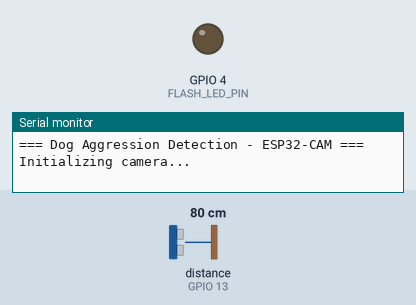
Recording of a sketch running on a simulated ESP32. Shown: output pins drawn as LEDs (lit = HIGH), the last lines printed to the serial monitor. Wiring (inferred from the names in the program): ultrasonic range finder: trigger GPIO 14; echo GPIO 13. The test bench sets the inputs (shaded band); at power-on: distance to the obstacle (sensor on GPIO 13) 80 cm. The echo pulse lasts 58.3 µs per cm; WiFi joins after 1.5 s; servers stay silent unless stated; the camera gives no picture; pins used as bus, display or sensor lines are not drawn.

Above: at 0.1 s.
At 1.9 s:
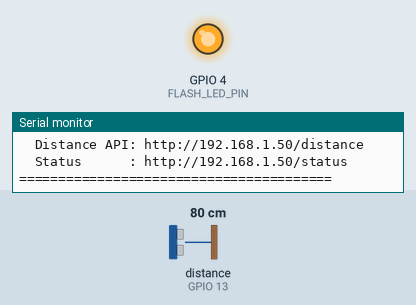
Timing chart, 0 to 3.8 s (numbered marks = the images above):
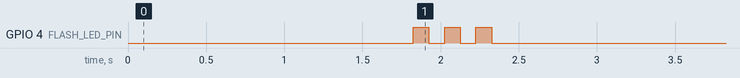

The sketch:

esp32_cam_ultrasonic.ino
```cpp
/*
 * ESP32-CAM + HC-SR04 Ultrasonic Sensor
 * Dog Aggression Detection - Hardware Module
 *
 * Streams MJPEG video over WiFi and serves ultrasonic
 * distance readings via HTTP API.
 *
 * Endpoints:
 *   http://<IP>:81/stream    - MJPEG video stream
 *   http://<IP>/distance     - JSON: {"distance_cm": 42.5}
 *   http://<IP>/status       - JSON: device status
 *
 * Board: AI Thinker ESP32-CAM
 * Upload Speed: 115200
 */

#include "esp_camera.h"
#include <WiFi.h>
#include <WebServer.h>

// ==================== CHANGE THESE ====================
const char* ssid     = "dog";     // <-- your WiFi name
const char* password = "12345678";  // <-- your WiFi password
// ======================================================

// HC-SR04 Pins
#define TRIG_PIN 14
#define ECHO_PIN 13

// AI Thinker ESP32-CAM pin definitions
#define PWDN_GPIO_NUM     32
#define RESET_GPIO_NUM    -1
#define XCLK_GPIO_NUM      0
#define SIOD_GPIO_NUM     26
#define SIOC_GPIO_NUM     27
#define Y9_GPIO_NUM       35
#define Y8_GPIO_NUM       34
#define Y7_GPIO_NUM       39
#define Y6_GPIO_NUM       36
#define Y5_GPIO_NUM       21
#define Y4_GPIO_NUM       19
#define Y3_GPIO_NUM       18
#define Y2_GPIO_NUM        5
#define VSYNC_GPIO_NUM    25
#define HREF_GPIO_NUM     23
#define PCLK_GPIO_NUM     22

// LED Flash
#define FLASH_LED_PIN      4

WebServer server(80);
WiFiServer streamServer(81);

// Global distance reading
volatile float lastDistance = -1;
unsigned long lastDistanceTime = 0;

// ==================== ULTRASONIC ====================

float readDistance() {
    digitalWrite(TRIG_PIN, LOW);
    delayMicroseconds(2);
    digitalWrite(TRIG_PIN, HIGH);
    delayMicroseconds(10);
    digitalWrite(TRIG_PIN, LOW);

    long duration = pulseIn(ECHO_PIN, HIGH, 30000); // 30ms timeout
    if (duration == 0) {
        return -1; // no echo (nothing in range)
    }

    float distance = duration * 0.0343 / 2.0; // cm
    if (distance > 400) {
        return -1; // out of range
    }
    return distance;
}

// ==================== CAMERA INIT ====================

bool initCamera() {
    camera_config_t config;
    config.ledc_channel = LEDC_CHANNEL_0;
    config.ledc_timer   = LEDC_TIMER_0;
    config.pin_d0       = Y2_GPIO_NUM;
    config.pin_d1       = Y3_GPIO_NUM;
    config.pin_d2       = Y4_GPIO_NUM;
    config.pin_d3       = Y5_GPIO_NUM;
    config.pin_d4       = Y6_GPIO_NUM;
    config.pin_d5       = Y7_GPIO_NUM;
    config.pin_d6       = Y8_GPIO_NUM;
    config.pin_d7       = Y9_GPIO_NUM;
    config.pin_xclk     = XCLK_GPIO_NUM;
    config.pin_pclk     = PCLK_GPIO_NUM;
    config.pin_vsync    = VSYNC_GPIO_NUM;
    config.pin_href     = HREF_GPIO_NUM;
    config.pin_sccb_sda = SIOD_GPIO_NUM;
    config.pin_sccb_scl = SIOC_GPIO_NUM;
    config.pin_pwdn     = PWDN_GPIO_NUM;
    config.pin_reset    = RESET_GPIO_NUM;
    config.xclk_freq_hz = 20000000;
    config.pixel_format = PIXFORMAT_JPEG;
    config.grab_mode    = CAMERA_GRAB_LATEST;
    config.fb_location  = CAMERA_FB_IN_PSRAM;

    // Use VGA resolution for good balance of quality and speed
    if (psramFound()) {
        config.frame_size   = FRAMESIZE_VGA;  // 640x480
        config.jpeg_quality = 12;
        config.fb_count     = 2;
    } else {
        config.frame_size   = FRAMESIZE_QVGA; // 320x240
        config.jpeg_quality = 15;
        config.fb_count     = 1;
    }

    esp_err_t err = esp_camera_init(&config);
    if (err != ESP_OK) {
        Serial.printf("Camera init failed: 0x%x\n", err);
        return false;
    }

    // Adjust sensor settings for better image
    sensor_t *s = esp_camera_sensor_get();
    s->set_brightness(s, 1);
    s->set_contrast(s, 1);
    s->set_saturation(s, 0);

    return true;
}

// ==================== HTTP HANDLERS ====================

void handleDistance() {
    float dist = readDistance();
    lastDistance = dist;
    lastDistanceTime = millis();

    String json = "{\"distance_cm\":";
    if (dist < 0) {
        json += "null";
    } else {
        json += String(dist, 1);
    }
    json += ",\"timestamp\":" + String(millis()) + "}";

    server.sendHeader("Access-Control-Allow-Origin", "*");
    server.send(200, "application/json", json);
}

void handleStatus() {
    String json = "{";
    json += "\"device\":\"ESP32-CAM\",";
    json += "\"uptime_ms\":" + String(millis()) + ",";
    json += "\"wifi_rssi\":" + String(WiFi.RSSI()) + ",";
    json += "\"ip\":\"" + WiFi.localIP().toString() + "\",";
    json += "\"psram\":" + String(psramFound() ? "true" : "false") + ",";
    json += "\"last_distance\":";
    if (lastDistance < 0) {
        json += "null";
    } else {
        json += String(lastDistance, 1);
    }
    json += "}";

    server.sendHeader("Access-Control-Allow-Origin", "*");
    server.send(200, "application/json", json);
}

void handleRoot() {
    String html = "<!DOCTYPE html><html><head><title>Dog Detection - ESP32-CAM</title>";
    html += "<style>body{background:#1e1e1e;color:#fff;font-family:sans-serif;text-align:center;padding:20px}";
    html += "h1{color:#f59e0b}img{border:2px solid #333;border-radius:8px;max-width:100%}";
    html += ".info{background:#252525;padding:15px;border-radius:8px;margin:10px auto;max-width:640px}</style></head>";
    html += "<body><h1>Dog Aggression Detection</h1>";
    html += "<h3>ESP32-CAM Live Feed</h3>";
    html += "<img src='http://" + WiFi.localIP().toString() + ":81/stream' />";
    html += "<div class='info'>";
    html += "<p>Stream URL: <b>http://" + WiFi.localIP().toString() + ":81/stream</b></p>";
    html += "<p>Distance API: <b>http://" + WiFi.localIP().toString() + "/distance</b></p>";
    html += "<p id='dist'>Distance: reading...</p>";
    html += "</div>";
    html += "<script>setInterval(()=>{fetch('/distance').then(r=>r.json()).then(d=>{";
    html += "document.getElementById('dist').innerText='Distance: '+(d.distance_cm?d.distance_cm+' cm':'out of range');";
    html += "})},500);</script>";
    html += "</body></html>";

    server.send(200, "text/html", html);
}

// ==================== MJPEG STREAM ====================

void streamTask(void *pvParameters) {
    WiFiClient client;

    while (true) {
        client = streamServer.available();
        if (!client) {
            delay(10);
            continue;
        }

        // Wait for request
        String request = client.readStringUntil('\r');
        client.flush();

        // Send MJPEG headers
        client.println("HTTP/1.1 200 OK");
        client.println("Content-Type: multipart/x-mixed-replace; boundary=frame");
        client.println("Access-Control-Allow-Origin: *");
        client.println("Connection: close");
        client.println();

        while (client.connected()) {
            camera_fb_t *fb = esp_camera_fb_get();
            if (!fb) {
                delay(10);
                continue;
            }

            client.printf("--frame\r\nContent-Type: image/jpeg\r\nContent-Length: %u\r\n\r\n", fb->len);
            client.write(fb->buf, fb->len);
            client.println();
            esp_camera_fb_return(fb);

            // ~15 FPS
            delay(66);
        }
        client.stop();
    }
}

// ==================== SETUP & LOOP ====================

void setup() {
    Serial.begin(115200);
    Serial.println("\n\n=== Dog Aggression Detection - ESP32-CAM ===\n");

    // HC-SR04 pins
    pinMode(TRIG_PIN, OUTPUT);
    pinMode(ECHO_PIN, INPUT);

    // Flash LED off
    pinMode(FLASH_LED_PIN, OUTPUT);
    digitalWrite(FLASH_LED_PIN, LOW);

    // Init camera
    Serial.print("Initializing camera... ");
    if (!initCamera()) {
        Serial.println("FAILED! Restarting...");
        delay(2000);
        ESP.restart();
    }
    Serial.println("OK");

    // Connect WiFi
    Serial.printf("Connecting to WiFi: %s", ssid);
    WiFi.begin(ssid, password);
    WiFi.setSleep(false); // keep WiFi active for streaming

    int attempts = 0;
    while (WiFi.status() != WL_CONNECTED && attempts < 30) {
        delay(500);
        Serial.print(".");
        attempts++;
    }

    if (WiFi.status() != WL_CONNECTED) {
        Serial.println("\nWiFi FAILED! Check SSID/password. Restarting...");
        delay(3000);
        ESP.restart();
    }

    Serial.println("\n");
    Serial.println("========================================");
    Serial.println("  CONNECTED!");
    Serial.println("========================================");
    Serial.printf("  IP Address  : http://%s\n", WiFi.localIP().toString().c_str());
    Serial.printf("  Video Stream: http://%s:81/stream\n", WiFi.localIP().toString().c_str());
    Serial.printf("  Distance API: http://%s/distance\n", WiFi.localIP().toString().c_str());
    Serial.printf("  Status      : http://%s/status\n", WiFi.localIP().toString().c_str());
    Serial.println("========================================\n");

    // Blink LED to confirm
    for (int i = 0; i < 3; i++) {
        digitalWrite(FLASH_LED_PIN, HIGH);
        delay(100);
        digitalWrite(FLASH_LED_PIN, LOW);
        delay(100);
    }

    // HTTP routes
    server.on("/", handleRoot);
    server.on("/distance", handleDistance);
    server.on("/status", handleStatus);
    server.begin();

    // Start MJPEG stream server on port 81
    streamServer.begin();

    // Run stream handler on core 0 (camera + WiFi on separate core)
    xTaskCreatePinnedToCore(streamTask, "stream", 8192, NULL, 1, NULL, 0);

    Serial.println("Ready! Open the IP address in your browser.\n");
}

void loop() {
    server.handleClient();

    // Read distance every 200ms in background
    static unsigned long lastRead = 0;
    if (millis() - lastRead > 200) {
        lastDistance = readDistance();
        lastRead = millis();
    }
}
```
